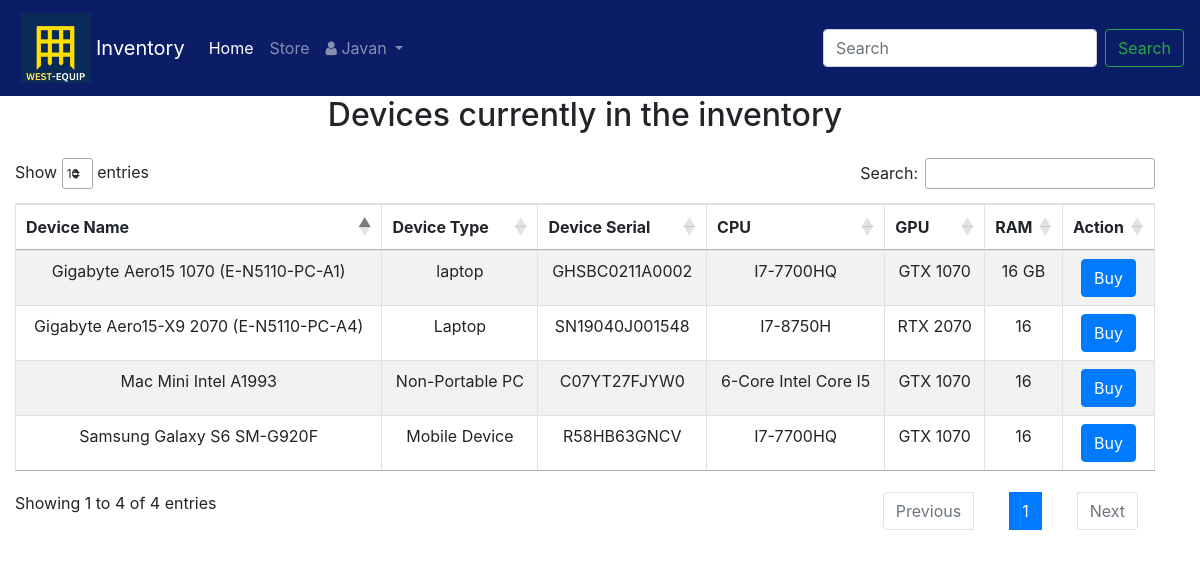
Screenshot of / (signed in) with the database file from the repository.
### accounts/models.py (models this page shows)
class Employee(AbstractUser):
        has_access=models.BooleanField(default=True)

### item/models.py (models this page shows, shortened)
class Item(models.Model):
    DEVICE_TYPE_CHOICES = [
        ('Mobile Device', 'Mobile Device'),
        ('Non-Portable PC', 'Non-Portable PC'),
        ('Laptop', 'Laptop'),
        ('Standalone Headset', 'Standalone Headset'),
    ]
    CPU_CHOICES = [
        ('I7-7700HQ', 'I7-7700HQ'),
        ('I7-8750H', 'I7-8750H'),
        ('M2 10C', 'M2 10C'),
        ('BCM2711C0', 'BCM2711C0'),
        ('6-Core Intel Core I5', '6-Core Intel Core I5'),
    ]
    GPU_CHOICES = [
        ('GTX 1070', 'GTX 1070'),
        ('RTX 2070', 'RTX 2070'),
    ]
    RAM_CHOICES = [
        ('32', '32'),
        ('16', '16'),
    ]
    name = models.CharField(max_length=100, null=True, verbose_name="Device name")
    type = models.CharField(max_length=100, null=True, choices=DEVICE_TYPE_CHOICES, verbose_name="Device type")
    serial = models.CharField(max_length=100, null=True, verbose_name="Device Serial")
    cpu = models.CharField(max_length=100, null=True, choices=CPU_CHOICES, verbose_name="CPU")
    gpu = models.CharField(max_length=100, null=True, choices=GPU_CHOICES, verbose_name="GPU")
    ram = models.CharField(max_length=100, null=True, choices=RAM_CHOICES, verbose_name="RAM")
    item_id = models.CharField(max_length=10, verbose_name="Item ID", primary_key=True, null=False)

### item/views.py (the view, shortened to what this page needs)
# urls.py: path('', views.ListAndCreate.as_view(), name='index'),
class ListAndCreate(LoginRequiredMixin, CreateView):
    model = Item
    fields = [
        "name",
        "type",
        "serial",
        "cpu",
        "gpu",
        "ram",
    ]
    template_name = "item/create.html"
    success_url = reverse_lazy('item:index')
    def get_context_data(self, **kwargs):
        context = super(ListAndCreate, self).get_context_data(**kwargs)
        context["item_list"] = self.model.objects.all()
        return context

### templates/item/create.html (shortened to what this page needs)
{% extends './index.html' %}
{% load widget_tweaks %}
{% load static %}

### templates/item/index.html (shortened to what this page needs)
{% extends '../base.html' %}
{% load static %}
{% block content %}
{% if user.is_authenticated %}
    {% include '../header.html' %}
    <div class="container-fluid row">
        <div class="col-lg-12" id="list">
            {% block list_content %}
                {% include "item/item_list.html" %}
            {% endblock list_content %}
        </div>
    </div>
{% endif %}
{% endblock content %}

### templates/base.html (shortened to what this page needs)
{% load static %}
<!DOCTYPE html>
<html class="no-js">
<head>
    <link rel="stylesheet" href="https://cdn.datatables.net/1.10.19/css/jquery.dataTables.min.css">
    <link rel="stylesheet" href="https://cdnjs.cloudflare.com/ajax/libs/twitter-bootstrap/4.1.3/css/bootstrap.css">
    <link rel="stylesheet" href="https://stackpath.bootstrapcdn.com/font-awesome/4.7.0/css/font-awesome.min.css">
    <link rel="stylesheet" href="https://cdn.datatables.net/1.10.19/css/dataTables.bootstrap4.min.css">
</head>
<body>
    {% block content %}
    {% endblock content %}
</body>
</html>

### templates/header.html (shortened to what this page needs)
<nav style="background-color:#0B1D66;" class="navbar navbar-expand-sm navbar-dark">
    <img style="width:auto; height:70px; margin:5px;" class="banlogo" src="/static/img/logo.png" alt="logo">
    <a class="navbar-brand" href="/">Inventory</a>
    <div class="collapse navbar-collapse" id="collapsibleNavId">
        <ul class="navbar-nav mr-auto mt-2 mt-lg-0">
            <li class="nav-item active">
                <a class="nav-link" href="/">Home<span class="sr-only">(current)</span></a>
            </li>
            <li class="nav-item">
                <a class="nav-link" href="{%url 'store:list'%}">
                    Store
                </a>
            </li>
            <li class="dropdown">
                <a id="logout-link" class="nav-link dropdown-toggle" href="#" id="dropdownId" data-toggle="dropdown" aria-haspopup="true"
                    aria-expanded="false">
                    <span class="fa fa-user" aria-hidden="true"></span>
                    {{user.first_name}}
                </a>
            </li>
        </ul>
        <form class="form-inline my-2 my-lg-0" method="GET" id="search-form" data-url="{%url 'item:search'%}"
            action="{%url 'item:search'%}">
            <input class="form-control mr-sm-2" name="query" id="item" type="text" placeholder="Search">
            <button class="btn btn-outline-success my-2 my-sm-0" id="search-btn" type="submit">Search</button>
        </form>
    </div>
</nav>

### templates/item/item_list.html (shortened to what this page needs)
<h2 style="text-align: center" class="mb-4">Devices currently in the inventory</h2>
<div id="div-test" class="div-test">
    <table id="items-table" class="table table-striped table-bordered" style="width:100%">
        <thead>
            <tr>
                <th>Device Name</th>
                <th>Device Type</th>
                <th>Device Serial</th>
                <th>CPU</th>
                <th>GPU</th>
                <th>RAM</th>
                <th>Action</th>
            </tr>
        </thead>
        <tbody>
            {% for item in item_list %}
            <tr>
                <td>{{ item.name }}</td>
                <td>{{ item.type }}</td>
                <td>{{ item.serial }}</td>
                <td>{{ item.cpu }}</td>
                <td>{{ item.gpu }}</td>
                <td>{{ item.ram }}</td>
                <td>
                    <button class="btn btn-primary buy-button" data-item-id="{{ item.item_id }}">Buy</button>
                </td>
            </tr>
            {% endfor %}
        </tbody>
    </table>
</div>

### templates/item/item_list.html (style rules this page uses)
.div-test { text-align : center; }

### rows the page displays
Employee: first_name "Javan"
Item: name "Gigabyte Aero15 1070 (E-N5110-PC-A1)", type "laptop", serial "GHSBC0211A0002", cpu "I7-7700HQ", gpu "GTX 1070", ram "16 GB"
Item: name "Samsung Galaxy S6 SM-G920F", type "Mobile Device", serial "R58HB63GNCV", cpu "I7-7700HQ", gpu "GTX 1070", ram "16"
Item: name "Gigabyte Aero15-X9 2070 (E-N5110-PC-A4)", type "Laptop", serial "SN19040J001548", cpu "I7-8750H", gpu "RTX 2070", ram "16"
Item: name "Mac Mini Intel A1993", type "Non-Portable PC", serial "C07YT27FJYW0", cpu "6-Core Intel Core I5", gpu "GTX 1070", ram "16"
